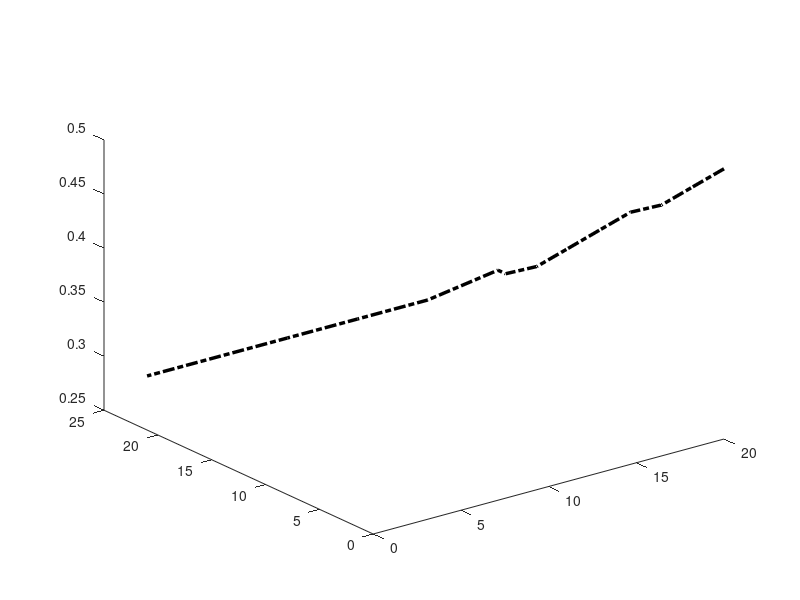

Source code (MATLAB): (Note: this script raises an error after producing the figure.)
clc;
clear;
x = [];
y = [];
z = [];

init = [20 0 0.5];
goal = [0 21 0.3];
path = [
  20.0000         0    0.5000
  20.0000    2.9000    0.4700
  20.0000    5.7900    0.4400
  20.0000    8.6900    0.4200
  20.0000   11.5900    0.3900
  20.0000   14.4800    0.3600
  20.0000   17.3800    0.3300
  20.0000   20.2800    0.3100
  20.0000   21.0000    0.3100
  16.0000   21.0000    0.3000
  12.0000   21.0000    0.3000
  8.0000   21.0000    0.3000
  0.0000   21.0000    0.3000];

plot3(init(1), init(2), init(3), '-o','Color','b','MarkerSize',10,'MarkerFaceColor','b')
plot3(goal(1), goal(2), goal(3),'-o','Color','g','MarkerSize',10,'MarkerFaceColor','g')
plot3(path(:,1), path(:,2), path(:,3), '-.k','LineWidth', 2.5);
           

d_FT = 0.6;
for i = 5
    d_AB = i/10;
    for theta = 1:1:90
        for psi =1:1:90
            fc = is_forceclosure(theta, psi, d_AB, 0, 0);
            collision = is_thumb_collision(theta, psi, d_AB, d_FT);
            answer(psi, theta) = fc;
            if collision==1
                answer(psi, theta) = 0;
                cobs(psi,theta) = 1;
            end
        end         
    end
    [rowInd,colInd]=ind2sub(size(answer),find(answer));
    [cobs_rowInd,cobs_colInd]=ind2sub(size(cobs),find(cobs));
    x = [x; rowInd];
    y = [y; colInd];
    z = [z; (i/10)*ones(length(rowInd),1)];
    if i < 2
        k = boundary(rowInd, colInd, 0.8);
        cobs_k = boundary(cobs_rowInd, cobs_colInd, 0.8);
    elseif i < 6
        k = boundary(rowInd, colInd, 0.7);
        cobs_k = boundary(cobs_rowInd, cobs_colInd, 0.7);
    elseif i == 6
        k = boundary(rowInd, colInd, 0.5);
        cobs_k = boundary(cobs_rowInd, cobs_colInd, 0.5);
    elseif i > 6
        k = boundary(rowInd, colInd, 0.8);
        cobs_k = boundary(cobs_rowInd, cobs_colInd, 0.8);
    end
    hold on;
    plot3(colInd(k),rowInd(k), (i/10)*ones(length(k), 1), 'Color', '#77AC30', 'LineWidth', 1.5);
    lh = plot3(cobs_colInd(cobs_k),cobs_rowInd(cobs_k), (i/10)*ones(length(cobs_k), 1), 'Color', 'r', 'LineWidth', 1.5);
    lh.Color=[1,0,0,0.2];
    axis([0 90 0 90 0.1 0.9])

end
P = [x,y,z];
k = boundary(P,1);
trisurf(k,P(:,2),P(:,1),P(:,3), 'FaceColor', [0.5, 0.5, 0.5], 'FaceAlpha',0.2, 'EdgeColor', 'none', 'LineWidth', 0.1)
view(0,90)       
